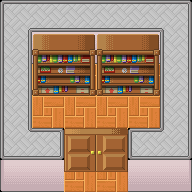

Below is a game level as drawn by its tile map, then a one-line description and the .tmx that defines it (tile-layer data replaced by summaries):
An orthogonal 6x6 tile map with 32x32 px tiles, 3 tile layers (Floor, 0_Objects, 1_Objects) and 36 objects.

<map version="1.0" orientation="orthogonal" width="6" height="6" tilewidth="32" tileheight="32">
 <tileset firstgid="1" name="TileSet1" tilewidth="32" tileheight="32">
  <image source="Content/Maps/TileSet1.png" width="480" height="1216" />
 </tileset>
 <layer name="Floor" width="6" height="6">
  <data>[36 cells, 36 non-empty, 12 distinct tile ids]</data>
 </layer>
 <layer name="0_Objects" width="6" height="6">
  <data>[36 cells, 12 non-empty, 8 distinct tile ids]</data>
 </layer>
 <layer name="1_Objects" width="6" height="6">
  <data>[36 cells, 0 non-empty, 0 distinct tile ids]</data>
 </layer>
 <objectgroup color="#55ff00" name="PathNodes" width="6" height="6">
  <object x="32" y="96" width="32" height="32" />
  <object x="64" y="96" width="32" height="32" />
  <object x="96" y="96" width="32" height="32" />
  <object x="128" y="96" width="32" height="32" />
  <object x="64" y="128" width="32" height="32" />
  <object x="96" y="128" width="32" height="32" />
  <object x="64" y="160" width="32" height="32" />
  <object x="96" y="160" width="32" height="32" />
 </objectgroup>
 <objectgroup color="#ff0000" name="DeadZones" width="6" height="6">
  <object x="0" y="0" width="32" height="32" />
  <object x="0" y="32" width="32" height="32" />
  <object x="0" y="64" width="32" height="32" />
  <object x="0" y="160" width="32" height="32" />
  <object x="0" y="128" width="32" height="32" />
  <object x="0" y="96" width="32" height="32" />
  <object x="160" y="160" width="32" height="32" />
  <object x="160" y="128" width="32" height="32" />
  <object x="160" y="96" width="32" height="32" />
  <object x="160" y="64" width="32" height="32" />
  <object x="128" y="0" width="32" height="32" />
  <object x="160" y="0" width="32" height="32" />
  <object x="160" y="32" width="32" height="32" />
  <object x="96" y="0" width="32" height="32" />
  <object x="64" y="0" width="32" height="32" />
  <object x="32" y="128" width="32" height="32" />
  <object x="32" y="160" width="32" height="32" />
  <object x="128" y="128" width="32" height="32" />
  <object x="128" y="160" width="32" height="32" />
  <object x="32" y="0" width="32" height="32" />
  <object x="64" y="32" width="32" height="32" />
  <object x="32" y="32" width="32" height="32" />
  <object x="96" y="32" width="32" height="32" />
  <object x="128" y="32" width="32" height="32" />
  <object x="64" y="64" width="32" height="32" />
  <object x="32" y="64" width="32" height="32" />
  <object x="96" y="64" width="32" height="32" />
  <object x="128" y="64" width="32" height="32" />
 </objectgroup>
</map>